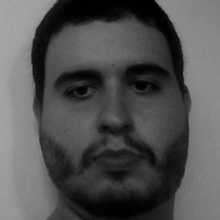
#> input picture fotos/pessoa.1.1.jpg, 220 x 220 px, given in place of the camera
$ python Reconhecedor_lbph.py
#> lines starting #> are read from the running program, lines starting #| are printed output that depends on the picture; after the words box and inside, x2 and y2 are one past the last pixel; in counts of white or black regions, pixels touching at a corner belong together
import cv2

# Detector de faces
detectorFace = cv2.CascadeClassifier("haarcascade-frontalface-default.xml")
# Cria um reconhecedor com o eigenface
reconhecedor = cv2.face.LBPHFaceRecognizer_create()
# Ler o classificador criado a partir das fotos tiradas - Foi criado no Treinamento.py
reconhecedor.read("classificadorLBPH.yml")
# Largura e altura das imagem
largura, altura = 220, 220
# Criando uma fonte
font = cv2.FONT_HERSHEY_COMPLEX_SMALL
# Fazendo a conexão com a Webcam
camera = cv2.VideoCapture(0)

while (True):
    # Escrevendo nas variáveis a imagem lida pela Webcam
    conectado, imagem = camera.read()
#> imagem is the input picture: shape (220, 220, 3); min 0, max 166, mean 81.5
    # Transformando a imagem capturada em escala de cinza
    imagemCinza = cv2.cvtColor(imagem, cv2.COLOR_BGR2GRAY)
    # Detectando as faces através do haarcascade e a imagem em escala de cinza
    facesDetectadas = detectorFace.detectMultiScale(imagemCinza, scaleFactor=1.5, minSize=(30,30))
#> facesDetectadas = [[21, 17, 182, 182]]

    for (x, y, l, a) in facesDetectadas:
        # Redimensionando a imagem
        imagemFace = cv2.resize(imagemCinza[y:y + a, x:x + l], (largura, altura))
        # Colocando um retângulo na imagem para visualização
        cv2.rectangle(imagem, (x, y), (x + l, y + a), (0,0,255), 2)
        #
        id, confianca = reconhecedor.predict(imagemFace)
        nome = ""
        # Através do classificador obtemos o id da imagem reconhecida
        if id == 1:
            nome = 'Leandro'
        elif id == 2:
            nome = 'Adriana'

        # Quanto menor o valor de confiança melhor (Variável confiança- distância que a
        # imagem do classificador está da original)
        if confianca < 7000:
            # Escrevendo na imagem o nome
            cv2.putText(imagem, nome, (x,y +(a+30)), font, 2, (0,0,255))
            cv2.putText(imagem, str(confianca), (x,y + (a+50)), font, 1, (0,0,255))
#> this loop made 1 pass
#> (x, y, l, a, id, confianca, nome) on pass 1: (21, 17, 182, 182, 1, 9.22, 'Leandro')
#> pass 1, `imagemFace = cv2.resize(imagemCinza[y:y + a, x:x + l], (largura, altur..`:
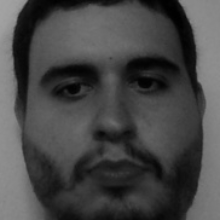
#> imagemFace: shape (220, 220); min 0, max 163, mean 70.6
#> after the loop:
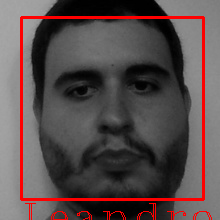
#> imagem: shape (220, 220, 3); 5.2% of pixels changed, all inside (x1, y1, x2, y2) = (20, 16, 212, 220)

    # Criando uma janela para mostrar a imagem com o título "Face"
    cv2.imshow("Face", imagem)
    # Caso o usuário aperte a letra "q"
    if cv2.waitKey(1) == ord('q'):
#> (key q is pressed here)
        break


# Limpa tudo que tinha criado anteriormente
camera.release()
cv2.destroyAllWindows()

$ run again, on fotos/pessoa.1.10.jpg
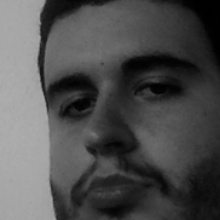
#> input picture fotos/pessoa.1.10.jpg, 220 x 220 px, given in place of the camera
#> imagem is the input picture: shape (220, 220, 3); min 0, max 174, mean 78.8
#> facesDetectadas = [[17, 11, 182, 182]]
#> the loop `for (x, y, l, a) in facesDetectadas:` made 1 pass
#> (x, y, l, a, id, confianca, nome) on pass 1: (17, 11, 182, 182, 1, 5.95, 'Leandro')
#> pass 1, `imagemFace = cv2.resize(imagemCinza[y:y + a, x:x + l], (largura, altur..`:
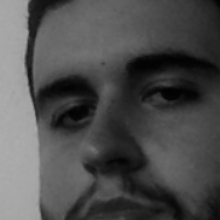
#> imagemFace: shape (220, 220); min 1, max 173, mean 78.1
#> after the loop `for (x, y, l, a) in facesDetectadas:`:
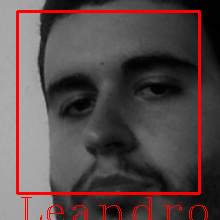
#> imagem: shape (220, 220, 3); 5.51% of pixels changed, all inside (x1, y1, x2, y2) = (16, 10, 208, 220)

$ run again, on fotos/pessoa.1.12.jpg
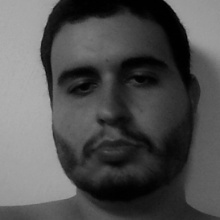
#> input picture fotos/pessoa.1.12.jpg, 220 x 220 px, given in place of the camera
#> imagem is the input picture: shape (220, 220, 3); min 0, max 176, mean 81.3
#> facesDetectadas = [[24, 11, 182, 182]]
#> the loop `for (x, y, l, a) in facesDetectadas:` made 1 pass
#> (x, y, l, a, id, confianca, nome) on pass 1: (24, 11, 182, 182, 1, 9.92, 'Leandro')
#> pass 1, `imagemFace = cv2.resize(imagemCinza[y:y + a, x:x + l], (largura, altur..`:
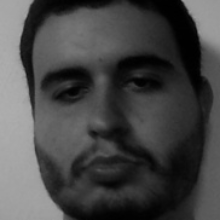
#> imagemFace: shape (220, 220); min 0, max 174, mean 70.5
#> after the loop `for (x, y, l, a) in facesDetectadas:`:
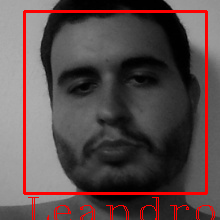
#> imagem: shape (220, 220, 3); 5.51% of pixels changed, all inside (x1, y1, x2, y2) = (23, 10, 215, 220)
